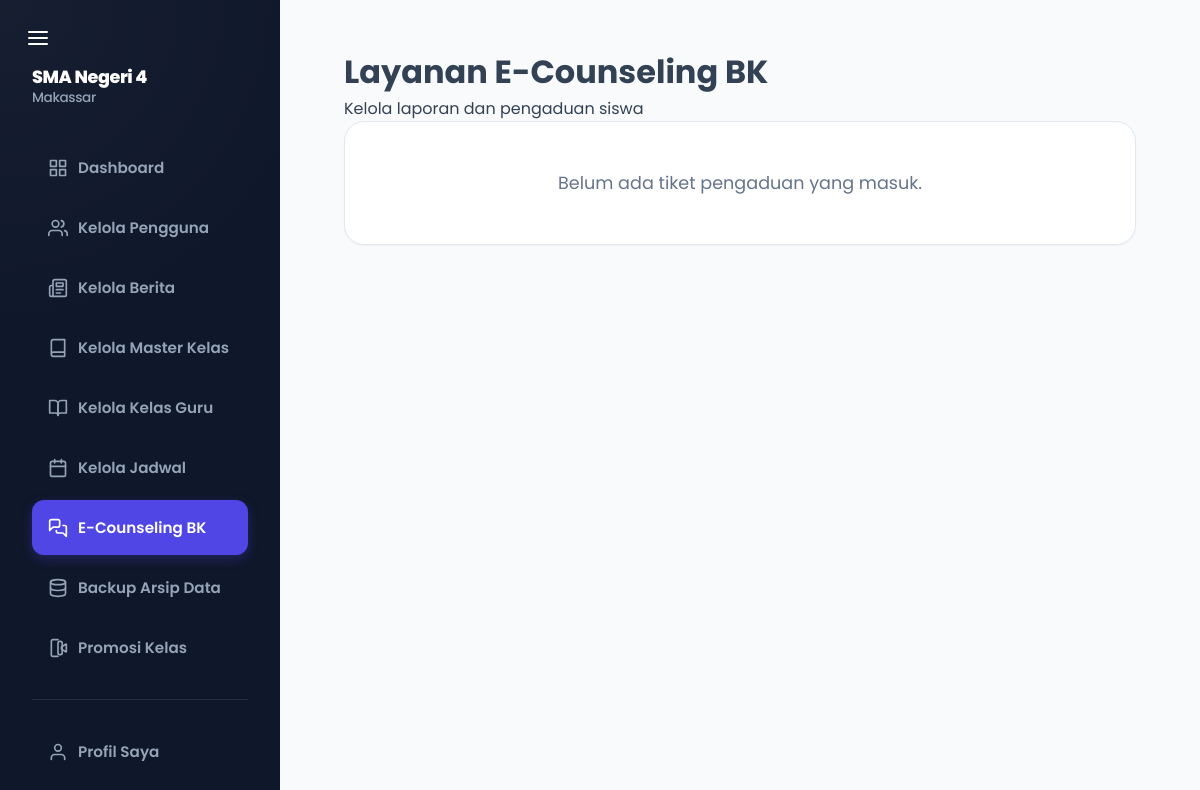
Page /src/admin/pengaduan.php (signed in) on the earlier database version.
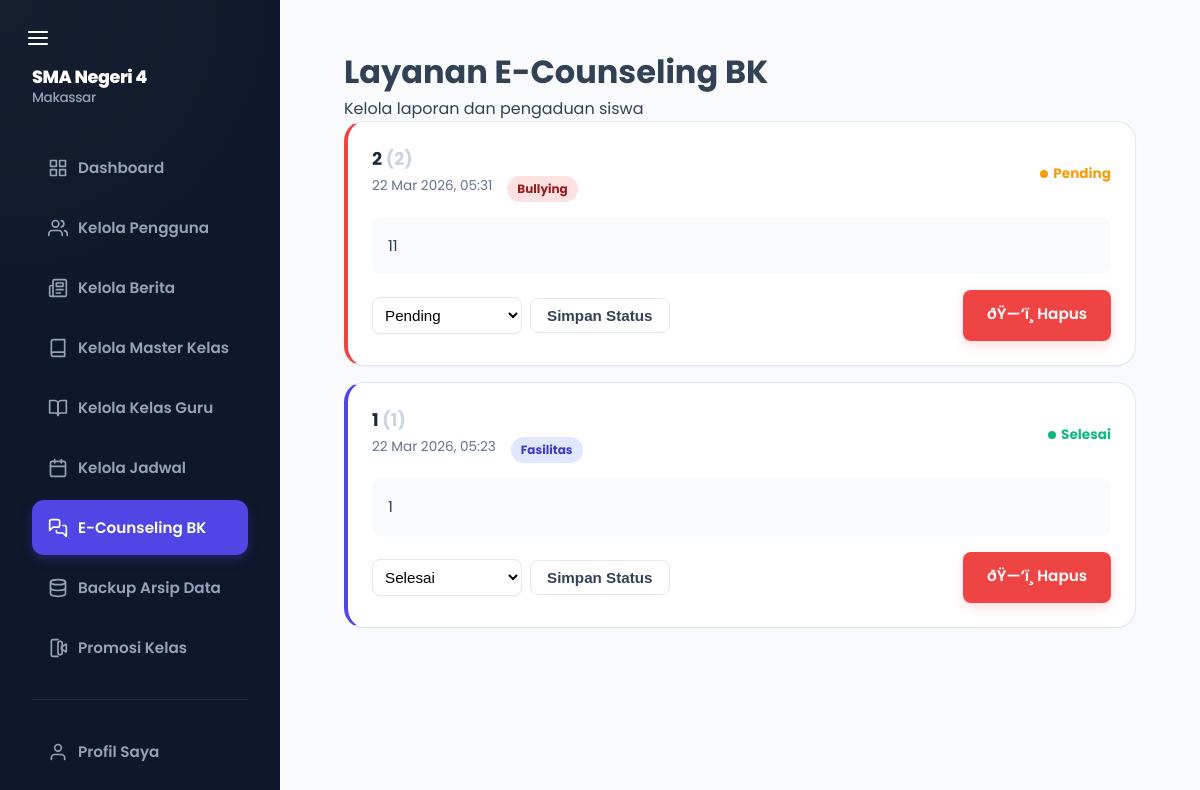
Same page on the later database version.
### tables this page shows
CREATE TABLE `pengaduan` (
  `id` int NOT NULL,
  `nama_siswa` varchar(100) DEFAULT NULL,
  `kelas` varchar(50) DEFAULT NULL,
  `kategori` enum('Kendala Belajar','Bullying','Fasilitas','Konsultasi Karir','Lainnya') NOT NULL DEFAULT 'Lainnya',
  `pesan` text NOT NULL,
  `status` enum('Pending','Diproses','Selesai') NOT NULL DEFAULT 'Pending',
  `created_at` timestamp NULL DEFAULT CURRENT_TIMESTAMP
);

### src/admin/pengaduan.php (the view, shortened to what this page needs)
<?php
require_once '../../config/database.php';
try {
    $stmt = $pdo->query("SELECT * FROM pengaduan ORDER BY created_at DESC");
    $tickets = $stmt->fetchAll();
} catch (PDOException $e) {
    die("Database error: " . $e->getMessage());
}
?>
<!DOCTYPE html>
<html lang="id">
<head>
    <link rel="stylesheet" href="/public/assets/css/style.css">
</head>
<body>
<div class="app-container">
    <?php include '../templates/sidebar.php'; ?>
    <main class="main-content">
        <header class="header">
            <div class="header-title">
                <h1>Layanan E-Counseling BK</h1>
                <p>Kelola laporan dan pengaduan siswa</p>
            </div>
        </header>
        <div class="content">
            <?php if (empty($tickets)): ?>
                <div class="card" style="text-align: center; padding: 3rem;">
                    <p style="color: var(--text-muted); font-size: 1.1rem;">Belum ada tiket pengaduan yang masuk.</p>
                </div>
            <?php else: ?>
                <?php foreach ($tickets as $t): ?>
                    <?php
                        $isBullying = ($t['kategori'] === 'Bullying');
                        $statusColor = '';
                        if ($t['status'] === 'Pending') $statusColor = '#f59e0b';
                        if ($t['status'] === 'Selesai') $statusColor = '#10b981';
                    ?>
                    <div class="ticket-card <?php echo $isBullying ? 'urgent' : ''; ?>">
                        <div class="ticket-header">
                            <div>
                                <div class="ticket-title">
                                    <?php echo htmlspecialchars($t['nama_siswa']); ?>
                                    <span style="color: #cbd5e1;">(<?php echo htmlspecialchars($t['kelas']); ?>)</span>
                                </div>
                                <div class="ticket-meta">
                                    <span><?php echo date('d M Y, H:i', strtotime($t['created_at'])); ?></span>
                                    <span class="badge-kategori <?php echo $isBullying ? 'badge-bullying' : ''; ?>"><?php echo htmlspecialchars($t['kategori']); ?></span>
                                </div>
                            </div>
                            <div>
                                <span style="font-size: 0.85rem; font-weight: 700; color: <?php echo $statusColor; ?>; display: flex; align-items: center; gap: 5px;">
                                    <span style="display:inline-block; width:8px; height:8px; border-radius:50%; background:<?php echo $statusColor; ?>;"></span>
                                    <?php echo htmlspecialchars($t['status']); ?>
                                </span>
                            </div>
                        </div>
                        <div class="ticket-body">
                            <?php echo nl2br(htmlspecialchars($t['pesan'])); ?>
                        </div>
                        <form method="POST" action="" class="status-form" style="flex-wrap:wrap; gap:8px;">
                            <select name="status">
                                <option value="Pending" <?php echo $t['status'] === 'Pending' ? 'selected' : ''; ?>>Pending</option>
                                <option value="Selesai" <?php echo $t['status'] === 'Selesai' ? 'selected' : ''; ?>>Selesai</option>
                            </select>
                            <button type="submit" class="btn btn-secondary">Simpan Status</button>
                            <a href="?delete=<?php echo $t['id']; ?>" class="btn btn-danger" onclick="return confirm('Hapus tiket ini secara permanen?');" style="margin-left:auto;">ðŸ—‘ï¸ Hapus</a>
                        </form>
                    </div>
                <?php endforeach; ?>
            <?php endif; ?>
        </div>
    </main>
</div>
</body>
</html>

### src/templates/sidebar.php (shortened to what this page needs)
<?php
$role = $_SESSION['role'] ?? 'guest';
$current_page = basename($_SERVER['PHP_SELF']);
$base_url = "/lms";
?>
<button id="sidebarToggle" class="mobile-toggle-btn" aria-label="Toggle Menu">
    <svg xmlns="http://www.w3.org/2000/svg" width="24" height="24" viewBox="0 0 24 24" fill="none" stroke="currentColor" stroke-width="2" stroke-linecap="round" stroke-linejoin="round"><line x1="3" y1="12" x2="21" y2="12"/><line x1="3" y1="6" x2="21" y2="6"/><line x1="3" y1="18" x2="21" y2="18"/></svg>
</button>
<aside class="sidebar" id="sidebar">
    <div class="sidebar-header" style="position: relative; padding-right: 40px;">
        <div style="display: flex; flex-direction: column; align-items: flex-start;">
            <span style="font-size: 1.1rem; line-height: 1.2;">SMA Negeri 4</span>
            <span style="font-size: 0.85rem; color: #94a3b8; font-weight: 500;">Makassar</span>
        </div>
    </div>
    <nav class="sidebar-nav">
        <?php
$dashboard_link = "#";
if ($role == 'admin')
    $dashboard_link = "$base_url/src/admin/dashboard.php";
?>
        <a href="<?php echo $dashboard_link; ?>" class="nav-link <?php echo $current_page == 'dashboard.php' ? 'active' : ''; ?>">
            Dashboard
        </a>
        <?php if ($role == 'admin'): ?>
            <a href="<?php echo $base_url; ?>/src/admin/manage_users.php" class="nav-link <?php echo $current_page == 'manage_users.php' ? 'active' : ''; ?>">
                Kelola Pengguna
            </a>
            <a href="<?php echo $base_url; ?>/src/admin/manage_news.php" class="nav-link <?php echo $current_page == 'manage_news.php' ? 'active' : ''; ?>">
                Kelola Berita
            </a>
            <a href="<?php echo $base_url; ?>/src/admin/manage_master_classes.php" class="nav-link <?php echo $current_page == 'manage_master_classes.php' ? 'active' : ''; ?>">
                <svg xmlns="http://www.w3.org/2000/svg" width="20" height="20" viewBox="0 0 24 24" fill="none" stroke="currentColor" stroke-width="2" stroke-linecap="round" stroke-linejoin="round" style="margin-right: 10px;"><path d="M4 19.5v-15A2.5 2.5 0 0 1 6.5 2H20v20H6.5a2.5 2.5 0 0 1 0-5H20"/></svg> Kelola Master Kelas
            </a>
            <a href="<?php echo $base_url; ?>/src/admin/manage_classes.php" class="nav-link <?php echo $current_page == 'manage_classes.php' ? 'active' : ''; ?>">
                Kelola Kelas Guru
            </a>
            <a href="<?php echo $base_url; ?>/src/admin/manage_schedules.php" class="nav-link <?php echo $current_page == 'manage_schedules.php' ? 'active' : ''; ?>">
                Kelola Jadwal
            </a>
            <a href="<?php echo $base_url; ?>/src/admin/pengaduan.php" class="nav-link <?php echo $current_page == 'pengaduan.php' ? 'active' : ''; ?>">
                E-Counseling BK
            </a>
            <a href="<?php echo $base_url; ?>/src/admin/manage_backups.php" class="nav-link <?php echo $current_page == 'manage_backups.php' ? 'active' : ''; ?>">
                Backup Arsip Data
            </a>
            <a href="<?php echo $base_url; ?>/src/admin/promote_class.php" class="nav-link <?php echo $current_page == 'promote_class.php' ? 'active' : ''; ?>">
                Promosi Kelas
            </a>
        <?php
endif; ?>
        <div style="margin: 1.5rem 0; border-top: 1px solid rgba(255,255,255,0.1);"></div>
        <a href="<?php echo $base_url; ?>/src/profile.php" class="nav-link <?php echo $current_page == 'profile.php' ? 'active' : ''; ?>">
            <svg xmlns="http://www.w3.org/2000/svg" width="20" height="20" viewBox="0 0 24 24" fill="none" stroke="currentColor" stroke-width="2" stroke-linecap="round" stroke-linejoin="round" style="margin-right: 10px;"><path d="M20 21v-2a4 4 0 0 0-4-4H8a4 4 0 0 0-4 4v2"/><circle cx="12" cy="7" r="4"/></svg> Profil Saya
        </a>
        <a href="<?php echo $base_url; ?>/src/auth/logout.php" class="nav-link" style="color: #ef4444;" onclick="return confirm('Apakah Anda yakin ingin logout?');">
        </a>
    </nav>
</aside>

### public/assets/css/style.css (style rules this page uses)
* { margin: 0; padding: 0; box-sizing: border-box; }
body { font-family: 'Poppins', sans-serif; background: var(--bg-body); color: var(--text-main); }
:root { --primary: #4f46e5; --primary-gradient: linear-gradient(135deg, #4f46e5 0%, #4338ca 100%); --primary-light: #e0e7ff; --bg-body: #f8fafc; --bg-sidebar: #0f172a; --text-main: #334155; --text-muted: #64748b; --border: #e2e8f0; --secondary: #1e293b; --danger: #ef4444; --success: #10b981; --warning: #f59e0b; --radius-sm: 8px; --radius-md: 12px; --radius-lg: 20px; --shadow-sm: 0 1px 2px rgba(15, 23, 42, 0.04); --shadow-md: 0 4px 6px -1px rgba(15, 23, 42, 0.06); --shadow-lg: 0 10px 15px -3px rgba(15, 23, 42, 0.08); --shadow-xl: 0 20px 25px -5px rgba(15, 23, 42, 0.1), 0 10px 10px -5px rgba(15, 23, 42, 0.04); }
.main-content { flex: 1; margin-left: 280px; padding: 3rem 4rem; width: auto; min-height: 100vh; transition: margin-left 0.3s cubic-bezier(0.4, 0, 0.2, 1); }
.sidebar { position: fixed; top: 0; left: 0; height: 100vh; width: 280px; background: var(--bg-sidebar); color: white; padding: 2rem; z-index: 50; transition: transform 0.3s cubic-bezier(0.4, 0, 0.2, 1); overflow-y: auto; }
.sidebar::before { content: ''; position: absolute; top: 0; left: 0; width: 100%; height: 100%; pointer-events: none; background: radial-gradient(circle at top left, rgba(255, 255, 255, 0.03), transparent 40%); }
.sidebar-header { font-size: 1.25rem; font-weight: 800; margin-top: 35px; margin-bottom: 2rem; display: flex; align-items: center; gap: 12px; color: white; letter-spacing: -0.02em; padding-left: 0; }
.nav-link { display: flex; align-items: center; padding: 1rem; color: #94a3b8; text-decoration: none; border-radius: var(--radius-md); font-weight: 600; font-size: 0.95rem; transition: 0.1s; margin-bottom: 5px; }
.nav-link.active { background: var(--primary); color: white; box-shadow: 0 4px 12px rgba(79, 70, 229, 0.3); }
.btn { display: inline-flex; align-items: center; justify-content: center; padding: 0.75rem 1.5rem; border-radius: 8px; font-weight: 600; text-decoration: none; background: var(--primary); color: white; border: none; cursor: pointer; transition: 0.1s; font-size: 0.95rem; }
.btn-secondary { background: white; border: 1px solid var(--border); color: var(--text-main); }
.btn-danger { background: var(--danger); box-shadow: 0 4px 12px rgba(239, 68, 68, 0.2); }
input, select, textarea { width: 100%; padding: 0.8rem 1rem; border-radius: 8px; border: 1px solid var(--border); background: #fff; font-size: 0.95rem; transition: 0.1s; box-shadow: var(--shadow-sm); }
.mobile-toggle-btn { display: none; position: fixed; top: 18px; left: 18px; z-index: 1000; background: transparent; color: white; border: none; padding: 8px; border-radius: 8px; cursor: pointer; transition: all 0.3s ease; align-items: center; justify-content: center; width: 40px; height: 40px; }
@media (min-width: 769px) { .mobile-toggle-btn { display: flex; color: white; } }
.card { background: white; border-radius: var(--radius-lg); padding: 2rem; box-shadow: var(--shadow-sm); border: 1px solid var(--border); margin-bottom: 2rem; overflow-x: auto; }

### src/admin/pengaduan.php (style rules this page uses)
.ticket-card { background: white; border-radius: var(--radius-lg); padding: 1.5rem; margin-bottom: 1rem; box-shadow: var(--shadow-sm); border: 1px solid var(--border); border-left: 4px solid var(--primary); }
.urgent { border-left-color: var(--danger); }
.ticket-header { display: flex; justify-content: space-between; align-items: center; margin-bottom: 1rem; }
.ticket-title { font-size: 1.1rem; font-weight: 700; color: var(--secondary); margin-bottom: 0.25rem; }
.ticket-meta { color: var(--text-muted); font-size: 0.85rem; display: flex; gap: 15px; }
.badge-kategori { padding: 4px 10px; border-radius: 20px; font-size: 0.75rem; font-weight: 700; background: #e0e7ff; color: #4338ca; }
.badge-bullying { background: #fee2e2; color: #991b1b; }
.ticket-body { background: #f8fafc; padding: 1rem; border-radius: 8px; margin-bottom: 1rem; font-size: 0.95rem; line-height: 1.6; }
.status-form { display: flex; align-items: center; gap: 10px; }
.status-form select { width: auto; min-width: 150px; padding: 0.5rem; }
.status-form button { padding: 0.5rem 1rem; }

Differences in the rows shown:
added pengaduan: nama_siswa "2", kelas "2", created_at "22 Mar 2026, 05:31", kategori "Bullying", status "Pending", pesan "11"
added pengaduan: nama_siswa "1", kelas "1", created_at "22 Mar 2026, 05:23", kategori "Fasilitas", status "Selesai", pesan "1"
Other differences:
text no longer shown: "Belum ada tiket pengaduan yang masuk."
